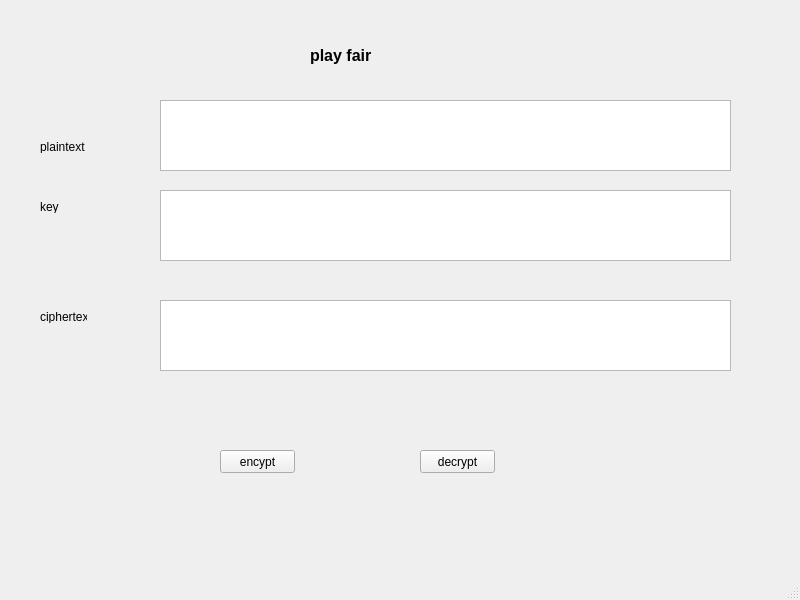
<?xml version="1.0" encoding="UTF-8"?>
<ui version="4.0">
 <class>MainWindow</class>
 <widget class="QMainWindow" name="MainWindow">
  <property name="geometry">
   <rect>
    <x>0</x>
    <y>0</y>
    <width>800</width>
    <height>600</height>
   </rect>
  </property>
  <property name="windowTitle">
   <string>MainWindow</string>
  </property>
  <widget class="QWidget" name="centralwidget">
   <widget class="QLabel" name="label">
    <property name="geometry">
     <rect>
      <x>310</x>
      <y>30</y>
      <width>91</width>
      <height>51</height>
     </rect>
    </property>
    <property name="font">
     <font>
      <pointsize>12</pointsize>
      <weight>75</weight>
      <bold>true</bold>
     </font>
    </property>
    <property name="text">
     <string>play fair</string>
    </property>
   </widget>
   <widget class="QLabel" name="label_2">
    <property name="geometry">
     <rect>
      <x>40</x>
      <y>140</y>
      <width>47</width>
      <height>13</height>
     </rect>
    </property>
    <property name="text">
     <string>plaintext</string>
    </property>
   </widget>
   <widget class="QLabel" name="label_3">
    <property name="geometry">
     <rect>
      <x>40</x>
      <y>200</y>
      <width>47</width>
      <height>13</height>
     </rect>
    </property>
    <property name="text">
     <string>key</string>
    </property>
   </widget>
   <widget class="QLabel" name="label_4">
    <property name="geometry">
     <rect>
      <x>40</x>
      <y>310</y>
      <width>47</width>
      <height>13</height>
     </rect>
    </property>
    <property name="text">
     <string>ciphertext</string>
    </property>
   </widget>
   <widget class="QPlainTextEdit" name="txt_plain_text">
    <property name="geometry">
     <rect>
      <x>160</x>
      <y>100</y>
      <width>571</width>
      <height>71</height>
     </rect>
    </property>
   </widget>
   <widget class="QPlainTextEdit" name="txt_key">
    <property name="geometry">
     <rect>
      <x>160</x>
      <y>190</y>
      <width>571</width>
      <height>71</height>
     </rect>
    </property>
   </widget>
   <widget class="QPlainTextEdit" name="txt_cipher_text">
    <property name="geometry">
     <rect>
      <x>160</x>
      <y>300</y>
      <width>571</width>
      <height>71</height>
     </rect>
    </property>
   </widget>
   <widget class="QPushButton" name="btn_encrypt">
    <property name="geometry">
     <rect>
      <x>220</x>
      <y>450</y>
      <width>75</width>
      <height>23</height>
     </rect>
    </property>
    <property name="text">
     <string>encypt</string>
    </property>
   </widget>
   <widget class="QPushButton" name="btn_decrypt">
    <property name="geometry">
     <rect>
      <x>420</x>
      <y>450</y>
      <width>75</width>
      <height>23</height>
     </rect>
    </property>
    <property name="text">
     <string>decrypt</string>
    </property>
   </widget>
  </widget>
  <widget class="QMenuBar" name="menubar">
   <property name="geometry">
    <rect>
     <x>0</x>
     <y>0</y>
     <width>800</width>
     <height>21</height>
    </rect>
   </property>
  </widget>
  <widget class="QStatusBar" name="statusbar"/>
 </widget>
 <resources/>
 <connections/>
</ui>
